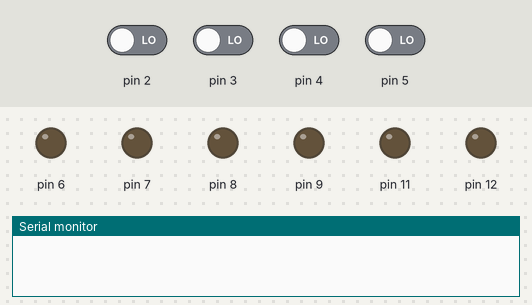
Simulated run of this sketch. Board: Arduino Uno, built with avr-gcc and run on an emulated ATmega328P. Shown: output pins drawn as LEDs (lit = HIGH), the last lines printed to the serial monitor. The inputs (shaded band) are chosen by the test bench; at power-on: pin 2–5 LOW. Random numbers use the default seed unless the sketch sets one; pins used as bus, display or sensor lines are not drawn.

Above: at 4.9 s.
5.0 s: pin 2 driven HIGH
At 5.6 s:
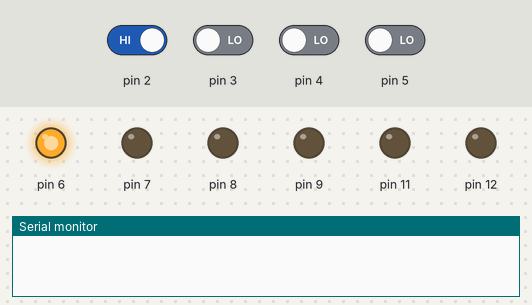
At 7.0 s:
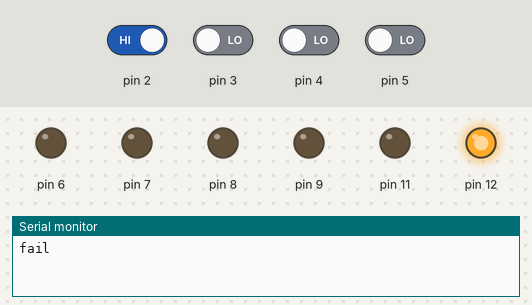
8.0 s: pin 2 driven LOW and pin 3 driven HIGH
11.0 s: pin 3 driven LOW
12.8 s: pin 3 driven HIGH
At 13.4 s:
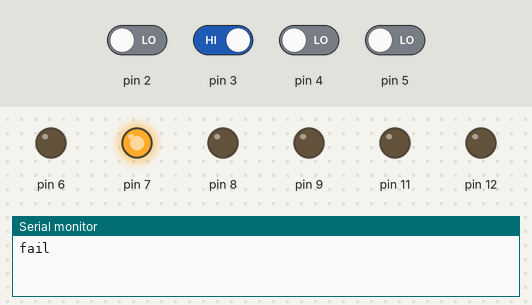
Timing chart, 0 to 16.1 s (numbered marks = the images above; inputs shaded):
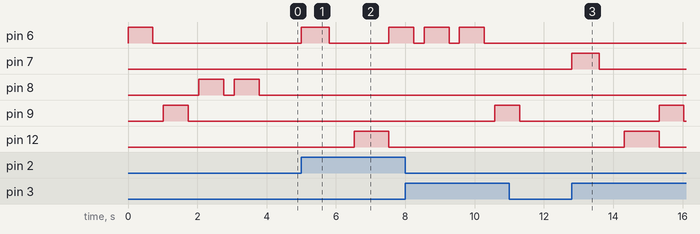

Measured:
- after the input at 5.0 s, pin 6: LOW → HIGH at once, → LOW 0.80 s later, → HIGH 1.7 s later; pin 12: LOW → HIGH after 1.5 s, → LOW 1.0 s later
- after the input at 12.8 s, pin 7: LOW → HIGH at once, → LOW 0.80 s later; pin 9: LOW → HIGH after 2.5 s, → LOW 0.72 s later; pin 12: LOW → HIGH after 1.5 s, → LOW 1.0 s later
- by itself, pin 8: alternates HIGH for 0.72 s and LOW for 0.30 s

The sketch:

Memory_game_code.ino
```cpp
long randn;
int arr[50];
int in[50];
int count;
void setup() {
   Serial.begin(9600);
   pinMode(2,INPUT);
   pinMode(3,INPUT);
   pinMode(4,INPUT);
   pinMode(5,INPUT);

   pinMode(6,OUTPUT);
   pinMode(7,OUTPUT);
   pinMode(8,OUTPUT);
   pinMode(9,OUTPUT);
   pinMode(10,OUTPUT);
   pinMode(11,OUTPUT);
   pinMode(12,OUTPUT);
   // if analog input pin 5 is unconnected, random analog
   // noise will cause the call to randomSeed() to generate
   // different seed numbers each time the sketch runs.
   // randomSeed() will then shuffle the random function.
   randomSeed(analogRead(A5));
}

void loop() {
  count=4;
 // int rd1=digitalRead(2);
//  if(rd1==1){
    gen(count);
    delay(50);
    red();
    checker();
  //delay(1000);
 // }
}

void gen(int count){
  for(int i=0;i<count;i++){
    randn = random(6,10);
    arr[i]=randn-4;
    digitalWrite(randn,HIGH);
    //digitalWrite(10,HIGH);
    buzz();
    delay(700);
    digitalWrite(randn,LOW);
    //digitalWrite(10,LOW);
    delay(300);

  }
}
void red(){
  int k=0;
  while(k<count){
    int bt1=digitalRead(2);
    int bt2=digitalRead(3);
    int bt3=digitalRead(4);
    int bt4=digitalRead(5);
    if(bt1==1){
      in[k]=2;
      digitalWrite(6,HIGH);
      k++;
      delay(200);
      digitalWrite(6,LOW);
    }
    if(bt2==1){
      in[k]=3;
      digitalWrite(7,HIGH);
      k++;
      delay(200);
      digitalWrite(7,LOW);
    }
    if(bt3==1){
      in[k]=4;
      digitalWrite(8,HIGH);
      k++;
      delay(200);
      digitalWrite(8,LOW);
    }
    if(bt4==1){
      in[k]=5;
      digitalWrite(9,HIGH);
      k++;
      delay(200);
      digitalWrite(9,LOW);
    }
  }
}

bool checker(){
  int q=0;
  for(int j=0;j<count;j++){
    if(arr[j]!=in[j]){
       q++;
    }
  }
  if(q>0){
    Serial.println("fail");
    loos();
    digitalWrite(12,HIGH);
    delay(1000);
    digitalWrite(12,LOW);
  }
  else{
    Serial.println("pass");
    win();
    digitalWrite(11,HIGH);
    delay(1000);
    digitalWrite(11,LOW);
  }
}

void buzz(){
  for(int l=0;l<10;l++){
    digitalWrite(10,HIGH);
    delay(1);
    digitalWrite(10,LOW);
    delay(1);
  }
}

void win(){
  for(int p=0;p<15;p++){
    for(int l=0;l<10;l++){
        digitalWrite(10,HIGH);
        delay(1);
        digitalWrite(10,LOW);
        delay(1);
    }
  }
}
void loos(){
  for(int p=0;p<6;p++){
    for(int l=0;l<10;l++){
        digitalWrite(10,HIGH);
        delay(1);
        digitalWrite(10,LOW);
        delay(1);
    }
    delay(100);
  }
}
```
